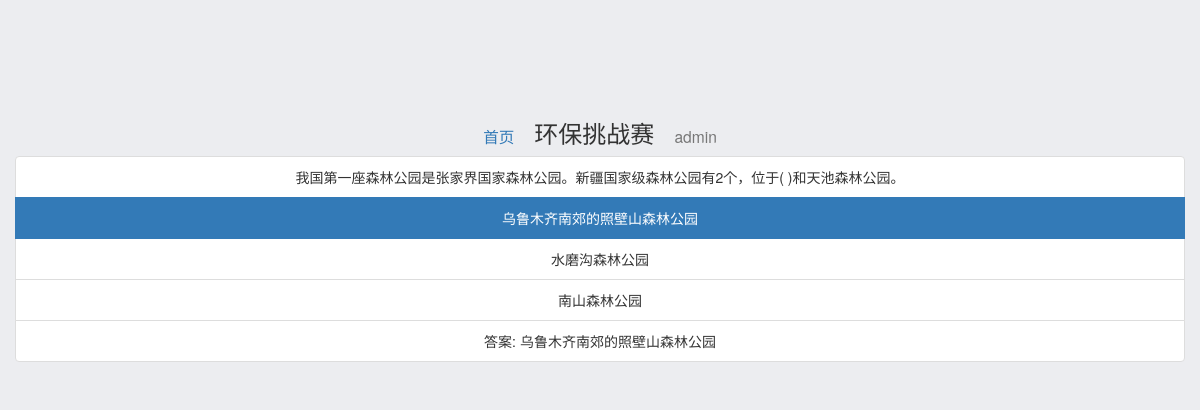
/weixin/detail.php?id=4 (signed in), run on the app's committed database.
### tables this page shows
CREATE TABLE `topic`  (
  `id` int(10) NOT NULL AUTO_INCREMENT,
  `title` varchar(255) NOT NULL,
  `options` char(255) NOT NULL,
  `answer` tinyint(1) NOT NULL,
  PRIMARY KEY (`id`) USING BTREE
);

### weixin/detail.php (the view, shortened to what this page needs)
<?php
	$id = $_GET['id'];
	$conf = require('database.php');
	$conn = new mysqli($conf['host'],$conf['username'],$conf['password'],$conf['db_name']);
	$sql="select * from topic where id =".$id;
	$res=$conn->query($sql);
	$data = mysqli_fetch_assoc($res);
	$options = json_decode($data['options']);
?>
<!DOCTYPE html>
<html lang="en">
	<head>
	    <link rel="stylesheet" href="https://cdn.jsdelivr.net/npm/bootstrap@3.3.7/dist/css/bootstrap.min.css">
	</head>
	<body>
		<div class="container">
			<div class="row" style="margin-top:100px;">
				<div class="col-8">
					<h3 style="text-align:center;"><small><a href="index.php">首页</a></small>&nbsp;&nbsp;&nbsp;环保挑战赛&nbsp;&nbsp;&nbsp;<small><?php echo $_SESSION['admin-name'];?></small></h3>
					<ul class="list-group">
						<?php
						    echo '<li class="list-group-item" style="text-align:center;">'.$data['title'].'</li>';
						    foreach ($options as $k => $v) {
						    	if($k+1 == $data['answer']){
						    		echo '<li class="list-group-item active" style="text-align:center;">'.$v.'</li>';
						    	}else{
						    		echo '<li class="list-group-item" style="text-align:center;">'.$v.'</li>';
						    	}
						    }
						    echo '<li class="list-group-item" style="text-align:center;">答案: '.$options[$data['answer']-1].'</li>';
						?>
					</ul>
				</div>
			</div>
		</div>
	</body>
</html>

### weixin/detail.php (style rules this page uses)
body { background: #ecedf0; }

### data on the page
topic: title "我国第一座森林公园是张家界国家森林公园。新疆国家级森林公园有2个，位于( )和天池森林公园。", options "乌鲁木齐南郊的照壁山森林公园", options "水磨沟森林公园", options "南山森林公园", $options[$data['answer']-1] "乌鲁木齐南郊的照壁山森林公园"

### other printed values
$_SESSION['admin-name'] "admin"
